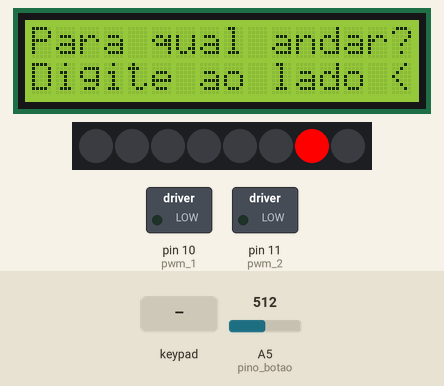
Recording of a sketch running on a simulated Arduino Uno, built with avr-gcc and run on an emulated ATmega328P. Parts: 16×2 character LCD, 8 RGB LEDs in strip order, left to right, switched loads named in the sketch (green lamp = pin HIGH). The test bench sets the inputs (shaded band); at power-on: A5 (pino_botao) = 512. The strip is taken to match the declared colour order; what the sketch prints to the serial monitor is not drawn.

Above: at 1.7 s.
1.8 s: key '2' pressed
At 2.2 s:
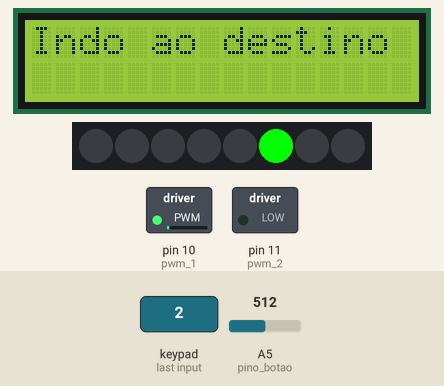
4.8 s: keypad keys 1 2 pressed 0.4 s apart
At 5.7 s:
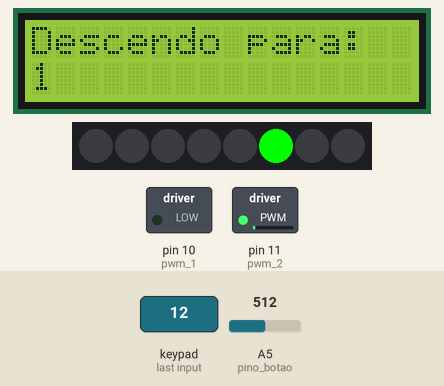
7.8 s: key '3' pressed
At 8.8 s:
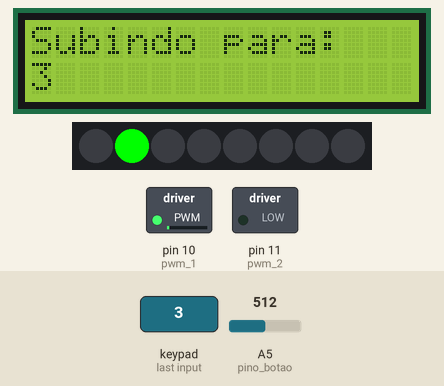
Timing chart, 0 to 10.9 s (numbered marks = the images above; inputs shaded):
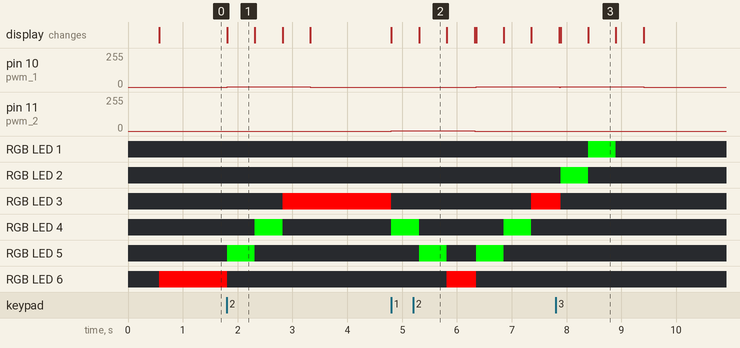

The sketch:

Projeto_elevador.ino
```cpp
// Projeto de um elevador simulado no Tinkercad.


//**** BIBLIOTECAS ********
#include <LiquidCrystal.h>  // Biblioteca para LCD
#include <Keypad.h> // Biblioteca para controlar o teclado
#include <Adafruit_NeoPixel.h>


#define LIN 1 // Número de linhas do teclado
#define COL 4 // Número de colunas do teclado
#define pwm_1 10
#define pwm_2 11
#define elevador 2  //fita de leds representando o elevador
#define pino_botao A5

LiquidCrystal lcd(4, 5, 6, 7, 8, 9); // Pinos que o LCD precisa para funcionar
Adafruit_NeoPixel strip = Adafruit_NeoPixel(8, elevador, NEO_RGB + NEO_KHZ800);

char teclas[LIN][COL] = {{'1', '2', '3'}}; // Primeira linha
byte linhas[LIN] = {A4}; // Pinos das linhas
byte colunas[COL] = {A3, A2, A1}; // Pinos das colunas
Keypad teclado = Keypad(makeKeymap(teclas), linhas, colunas, LIN, COL); //Obj teclado tipo Kaypad
int reset_cursor = 0;

int pos =1;
int bot=6;
int subir=0;
int LED=6;
int menu=0;
int tecla =0;
int tecla2=0;
int dest;
int dest2=0;

void setup()
{
  // *INICIALIZACAO LCD*
  lcd.begin(16, 2); // Inicia o display LCD
  lcd.setCursor(0, 0); // Coloca o cursor na coluna 0, linha 0
  lcd.print("ELEVADOR ATIVADO"); //Escreve no display
  delay(500);
  lcd.clear();

  // *INICIALIZACAO LEDS*
  strip.begin();
  strip.setPixelColor(6, 255, 0, 0); // ELEVADOR NO TERREO
  strip.show();

  pinMode(10, OUTPUT);
  pinMode(9, OUTPUT);
  pinMode(A5, INPUT);
  Serial.begin(9600);
  analogWrite(pwm_1,0);   // motor parado
  analogWrite(pwm_2,0);   //motor parado

}

void loop()
{

  if(LED==bot){     // se elevador já estiver no andar
    if(menu==0){
      atualiza_lcd();
      }

    } else {            // elevador sendo chamado
    levar_elevador();
    analogWrite(pwm_1,0);   // motor PARADO
    analogWrite(pwm_2,0);
    menu=0;
    atualiza_lcd();
    }
    principal();

//    atualiza_pos();

  Serial.println(bot);
  Serial.println(LED);
  Serial.println(tecla);
}

void principal(){
      while(tecla2== NO_KEY && bot==LED){
      tecla2 = teclado.getKey();
      botoes();
      }
      tecla=tecla2;
  if(bot !=LED){
     levar_elevador();
    analogWrite(pwm_1,0);   // motor PARADO
    analogWrite(pwm_2,0);
    menu=0;
    atualiza_lcd();
  }else{
    destino();
  }


}

void botoes()
{
   int botao = analogRead(pino_botao);

    if (botao == 731){
      bot=0;
      subir =0;

    }else if (botao == 787){
      bot=3;
      subir =1;
    }else if (botao == 852){
      bot=3;
      subir =0;
    }else if (botao==930) {
      bot=6;
      subir =1;
    }

}
void levar_elevador(){
      lcd.clear();
      lcd.setCursor(0, 0);
      lcd.print("Chamando"); //Escreve no display
      lcd.setCursor(0, 1);
      lcd.print("Elevador..."); //Escreve no display
      while(bot>LED){
          analogWrite(pwm_1,0);   // motor antihorario
          analogWrite(pwm_2,1);
          LED++;
          atualiza_pos();

      }
      while (bot<LED){
          analogWrite(pwm_1,1);   // motor horario
          analogWrite(pwm_2,0);
          LED--;
          atualiza_pos();
      }
}

void atualiza_pos(){


    if (LED ==bot){

    strip.clear();
    strip.setPixelColor(LED, 255, 0, 0); // ELEVADOR NO ANDAR
    strip.show();
    delay(500);

    }
    else{

    strip.clear();
    strip.setPixelColor(LED, 0, 255, 0); // ELEVADOR EM MOVIMENTO
    strip.show();
    delay(500);
    lcd.clear();
    lcd.setCursor(0, 0);
    lcd.print("Chamando"); //Escreve no display
    lcd.setCursor(0, 1);
    lcd.print("Elevador..."); //Escreve no display
    }
}

void atualiza_lcd(){
  if(menu==1){
    pos =(-LED/3)+3;
    lcd.clear();
    lcd.setCursor(0, 0);
    lcd.print("Parado");
    lcd.setCursor(0, 1);
    lcd.print("POSICAO: "); // atualiza posicao do elevador
    lcd.print(pos); //
    menu=0;
  } else if (menu ==0){
    lcd.clear();
    lcd.setCursor(0, 0);
    lcd.print("Para qual andar?");
    lcd.setCursor(0, 1);
    lcd.print("Digite ao lado <");

  }else if (menu ==3){
    lcd.clear();
    lcd.setCursor(0, 0);
    lcd.print("Subindo para:");
    lcd.setCursor(0, 1);
    lcd.print(dest2);

  }else if (menu ==4){
    lcd.clear();
    lcd.setCursor(0, 0);
    lcd.print("Descendo para:");
    lcd.setCursor(0, 1);
    lcd.print(dest2);
  }

}
void destino(){
    dest = (-3*tecla)+153;
    dest2=tecla-48;
  if(dest!=LED){
    lcd.clear();
    lcd.setCursor(0, 0);
    lcd.print("Indo ao destino"); //Escreve no display
  }
      while(dest>LED){
          analogWrite(pwm_1,0);   // motor antihorario
          analogWrite(pwm_2,1);
          LED++;
           menu=4;
          atualiza_pos2();

      }
      while (dest<LED){
          analogWrite(pwm_1,1);   // motor horario
          analogWrite(pwm_2,0);
          LED--;
          menu=3;
          atualiza_pos2();
      }


//    tecla=0;
    menu=2;
    bot=LED;
    dest=LED;
    tecla2=NO_KEY;

    analogWrite(pwm_1,0);   // motor PARADO
    analogWrite(pwm_2,0);
}

void atualiza_pos2(){

    if (LED ==dest){

    strip.clear();
    strip.setPixelColor(LED, 255, 0, 0); // ELEVADOR NO ANDAR
    strip.show();
    delay(500);
    menu=0;
  atualiza_lcd();


    }
    else{

    strip.clear();
    strip.setPixelColor(LED, 0, 255, 0); // ELEVADOR EM MOVIMENTO
    strip.show();
    delay(500);
    atualiza_lcd();


    }
}
```

Measured:
- after the input at 1.8 s, pin 10 (pwm_1): 0/255 → 1/255 at once, → 0/255 1.5 s later; RGB LED 3: off → RGB(255, 0, 0) after 1.0 s; RGB LED 4: off → RGB(0, 255, 0) after 0.51 s, → off 0.50 s later; RGB LED 5: off → RGB(0, 255, 0) at once, → off 0.50 s later; RGB LED 6: RGB(255, 0, 0) → off at once; the display: changes at once (image 1)
- after the input at 4.8 s, pin 10 (pwm_1): 0/255 → 1/255 after 1.5 s; pin 11 (pwm_2): 0/255 → 1/255 at once, → 0/255 1.5 s later
- after the input at 7.8 s, the display: first differs from a run without the input after 0.09 s (image 3 shows a later state)
- what the display in image 1 shows lasts 0.5 s, from 1.8 s to 2.3 s
